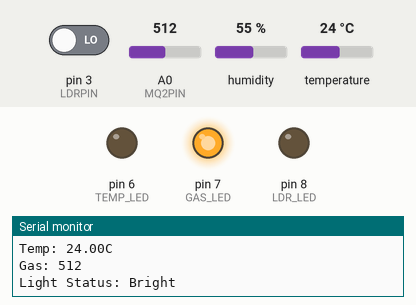
Recording of a sketch running on a simulated Arduino Uno, built with avr-gcc and run on an emulated ATmega328P. Parts: output pins drawn as LEDs (lit = HIGH), the last lines printed to the serial monitor. Inputs (shaded band) come from the test bench; at power-on: pin 3 (LDRPIN) LOW, temperature 24 °C, A0 (MQ2PIN) = 512, humidity 55 %.

Above: at 2.8 s.
2.9 s: pin 3 (LDRPIN) driven HIGH
At 4.8 s:
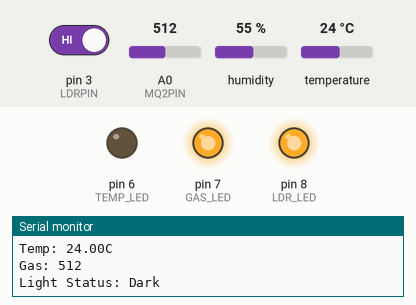
5.6 s: temperature set to 31 °C
8.3 s: temperature set to 34 °C
At 10.9 s:
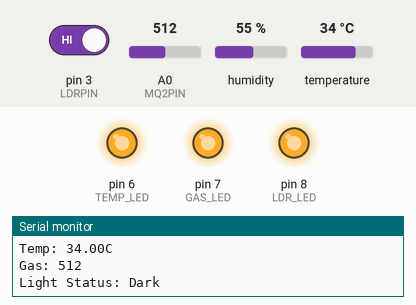
11.6 s: A0 (MQ2PIN) set to 412
14.3 s: A0 (MQ2PIN) set to 389
At 16.9 s:
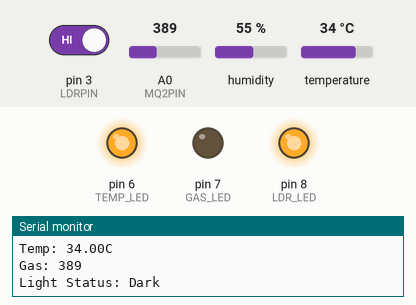
17.7 s: pin 3 (LDRPIN) driven LOW
At 19.3 s:
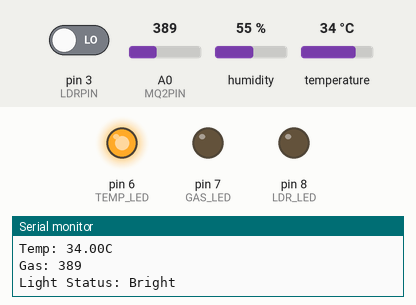
Timing chart, 0 to 20.8 s (numbered marks = the images above; inputs shaded):
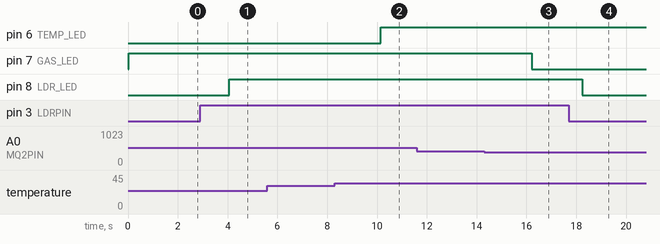

The sketch:

industrysafety.ino
```cpp
#include <DHT.h>

// Define Pins
#define DHTPIN 2
#define MQ2PIN A0
#define LDRPIN 3
#define TEMP_LED 6
#define GAS_LED 7
#define LDR_LED 8

// Define Sensor Thresholds
#define TEMP_THRESHOLD 32   // Adjust as needed
#define GAS_THRESHOLD 400   // Adjust as needed

DHT dht(DHTPIN, DHT11);

void setup() {
    pinMode(MQ2PIN, INPUT);
    pinMode(LDRPIN, INPUT);
    pinMode(TEMP_LED, OUTPUT);
    pinMode(GAS_LED, OUTPUT);
    pinMode(LDR_LED, OUTPUT);

    Serial.begin(9600);
    dht.begin();
}

void loop() {
    float temperature = dht.readTemperature();
    int gasLevel = analogRead(MQ2PIN);
    int lightStatus = digitalRead(LDRPIN); // Digital value: HIGH (bright) / LOW (dark)

    Serial.print("Temp: "); Serial.print(temperature); Serial.println("C");
    Serial.print("Gas: "); Serial.println(gasLevel);
    Serial.print("Light Status: "); Serial.println(lightStatus == HIGH ? "Dark" : "Bright");

    // Alert Conditions
    digitalWrite(TEMP_LED, temperature > TEMP_THRESHOLD ? HIGH : LOW);
    digitalWrite(GAS_LED, gasLevel > GAS_THRESHOLD ? HIGH : LOW);
    digitalWrite(LDR_LED, lightStatus == HIGH ? HIGH : LOW); // LED turns ON in darkness

    delay(2000);
}
```

Measured:
- the behaviour switches between 32 and 33 °C on temperature (found by bisection; images 1 and 2)
- the behaviour switches between 401 and 400 on A0 (MQ2PIN) (found by bisection; images 2 and 3)
- after the input at 2.9 s, pin 8 (LDR_LED): LOW → HIGH after 1.2 s
- after the input at 8.3 s, pin 6 (TEMP_LED): LOW → HIGH after 1.8 s
- after the input at 14.3 s, pin 7 (GAS_LED): HIGH → LOW after 1.9 s
- after the input at 17.7 s, pin 8 (LDR_LED): HIGH → LOW after 0.54 s
